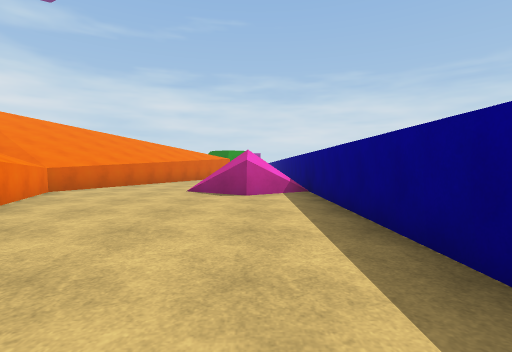
View 1 (above)

24 first-person views from a walk through a scene from a Unity 3-D project. The camera is 1.3 m above the floor, tilts 2° down and sees 85° across. The floor is counted in squares, 2 m on a side. Each view is taken from the middle of a square. On the plan, view 1 faces up. The plan holds only what a view shows up to about 9 squares ahead; the rest is blank. The place goes on beyond the plan. The player character is not drawn. Surface patterns are stand-ins for the level's own textures.

View 2
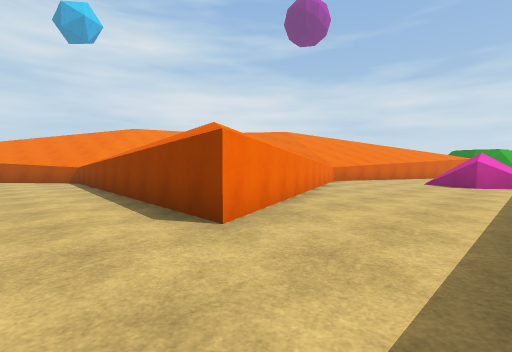

View 3
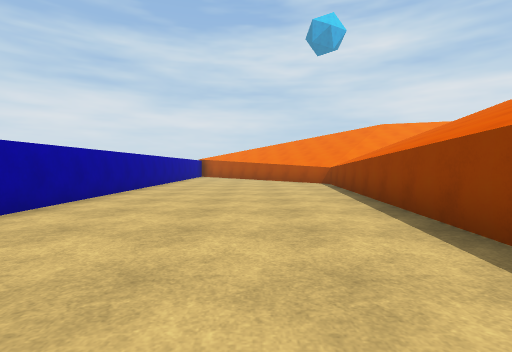

View 4
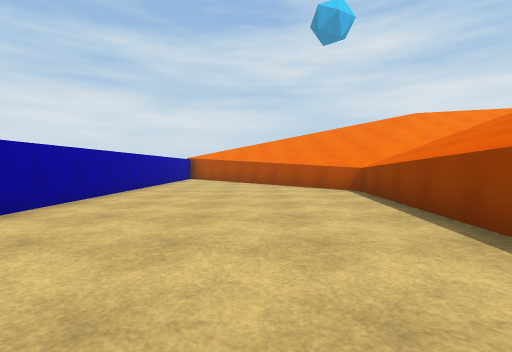

View 5
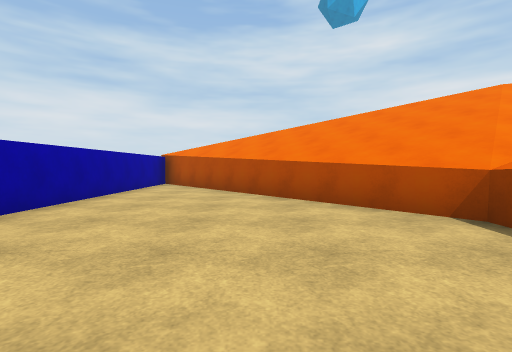

View 6
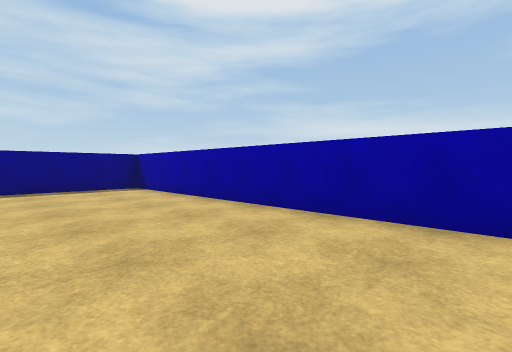

View 7
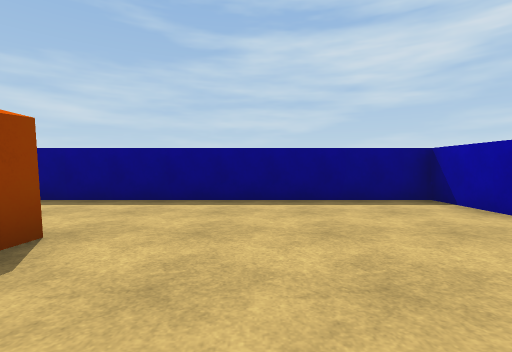

View 8
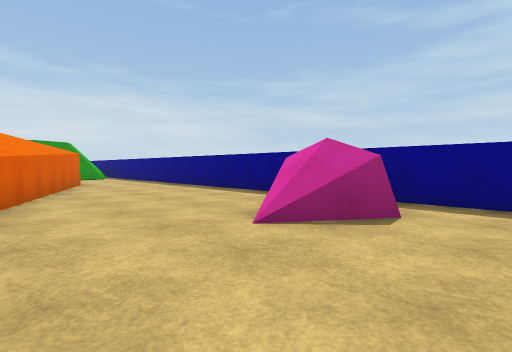

View 9
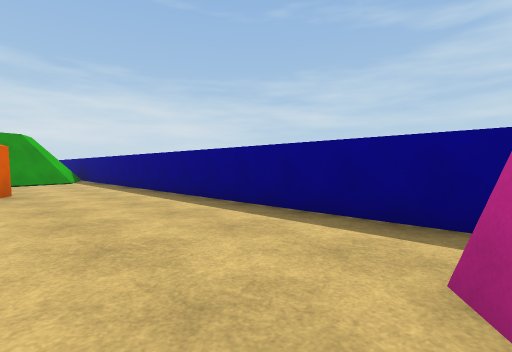

View 10
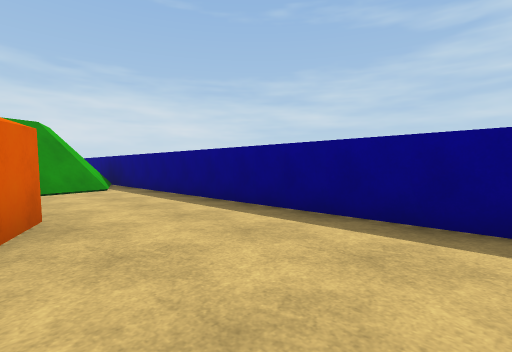

View 11
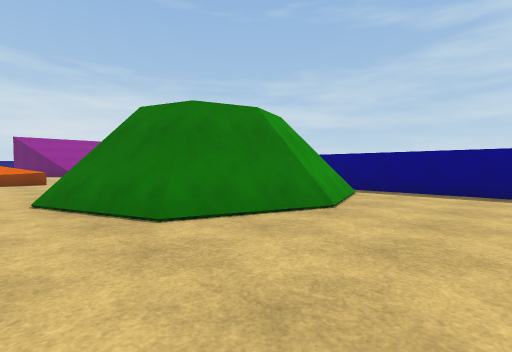

View 12
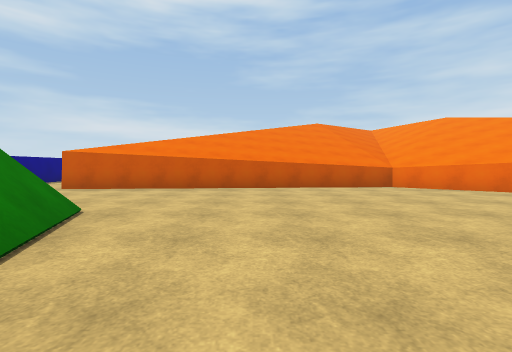

View 13
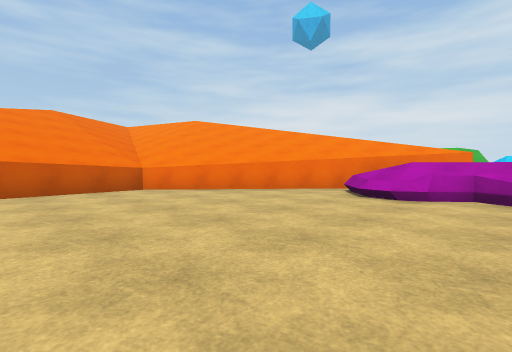

View 14
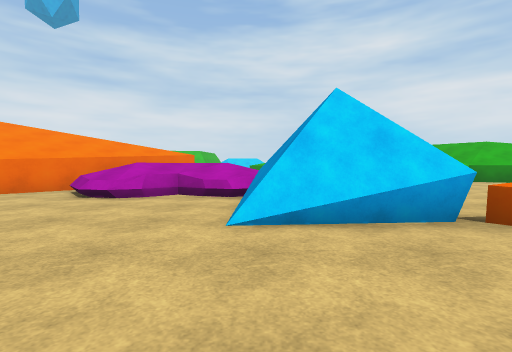

View 15
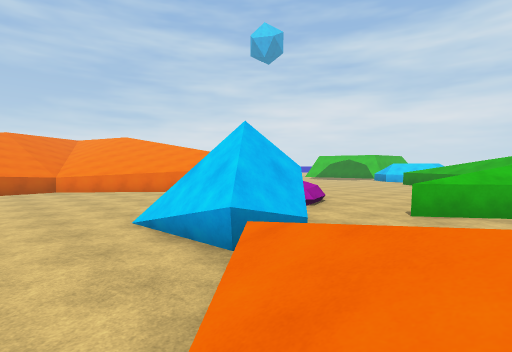

View 16
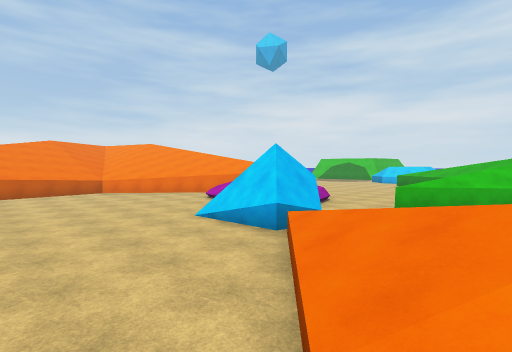

View 17
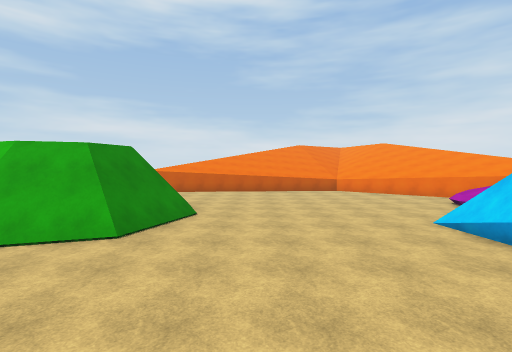

View 18
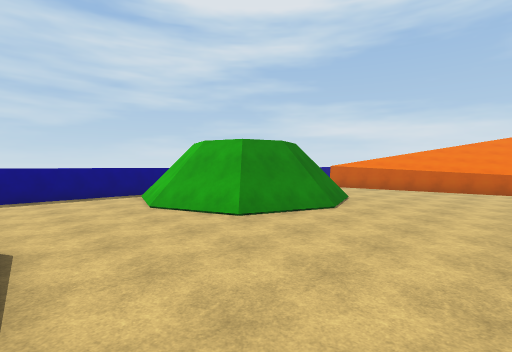

View 19
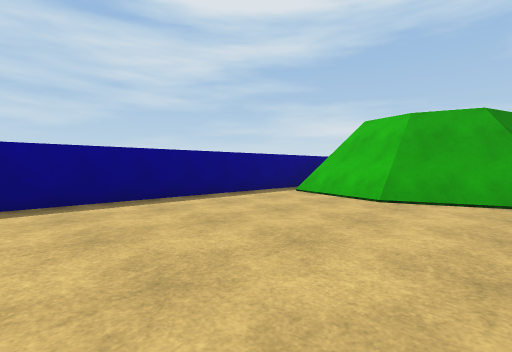

View 20
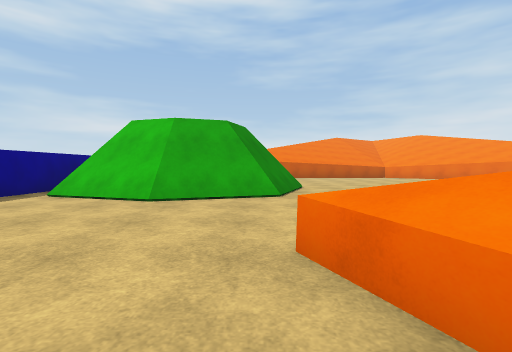

View 21
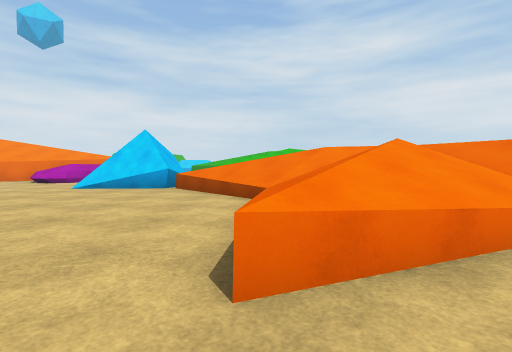

View 22
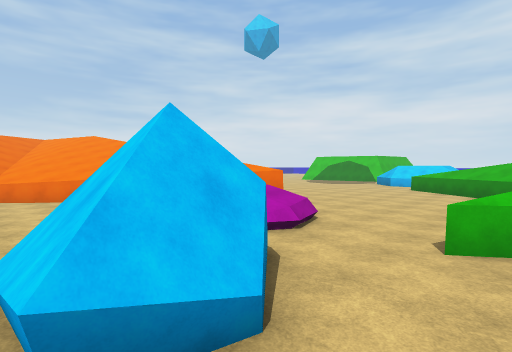

View 23
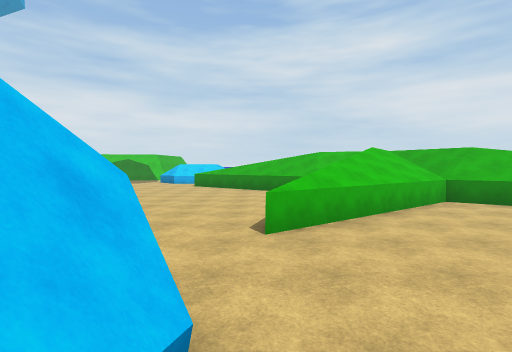

View 24
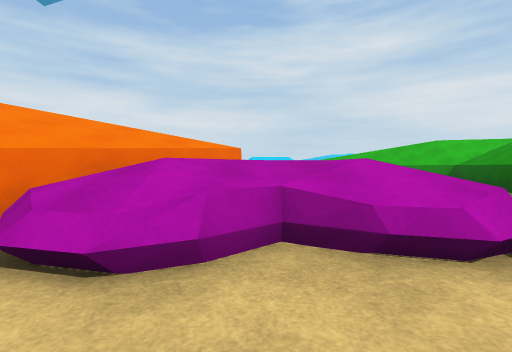

### Floor plan
Key: @ floor where view 1 was taken; # wall or solid block; . floor; / step, stairs or slope; = window, fence, low wall or low ledge; ^ raised ledge; O other object.
Columns run from 21 left of view 1 to 2 right of it. Each row starts with its distance up from view 1.
 31   #....    //////......#
 30   ##....   //////......#
 29 #####.... ////===......#
 28   . #^....//...........#
 27  ........./............#
 26 ........###............#
 25 ........###......#####.#
 24  ...=//####......#   #.#
 23   ./ //=........##   ###
 22      //=........##   ###
 21   ##/ //.........#####.#
 20     ^///.........#####.#
 19      #.................#
 18      ##................#
 17       ##...............#
 16        ##^.......###...#
 15          ###########...#
 14                   #....#
 13                  ##....#
 12                  #.....#
 11                  #.....#
 10                   .....#
  9                 #......#
  8                ##....O.#
  7                #....OOO#
  6                ##......#
  5                 #......#
  4                 ##.....#
  3                  #.....#
  2                  #.....#
  1                  ##....#
  0                   #..@.#
 -1          ###########...#
 -2        ##^........##...#
 -3       ##...............#
 -4      ##................#
 -5     ##.................#
 -6     #..................#
 -7     ...................#
 -8     ####################

Where each view was taken, in squares from view 1:
view 1: 0 up, 0 right, facing up
view 2: 4 down, 1 right, facing up-left
view 3: 4 down, 1 left, facing left
view 4: 4 down, 4 left, facing left
view 5: 4 down, 8 left, facing left
view 6: 4 down, 7 left, facing down-right
view 7: 4 down, 4 left, facing right
view 8: 5 up, 4 left, facing up-right
view 9: 8 up, 2 left, facing up-right
view 10: 12 up, 2 left, facing up-right
view 11: 17 up, 6 left, facing up-right
view 12: 24 up, 7 left, facing down
view 13: 23 up, 8 left, facing down-left
view 14: 24 up, 8 left, facing left
view 15: 29 up, 9 left, facing down-left
view 16: 30 up, 7 left, facing down-left
view 17: 30 up, 7 left, facing down
view 18: 29 up, 9 left, facing down-right
view 19: 31 up, 4 left, facing down-right
view 20: 31 up, 4 left, facing down
view 21: 29 up, 3 left, facing left
view 22: 28 up, 11 left, facing down-left
view 23: 27 up, 11 left, facing left
view 24: 22 up, 12 left, facing left
